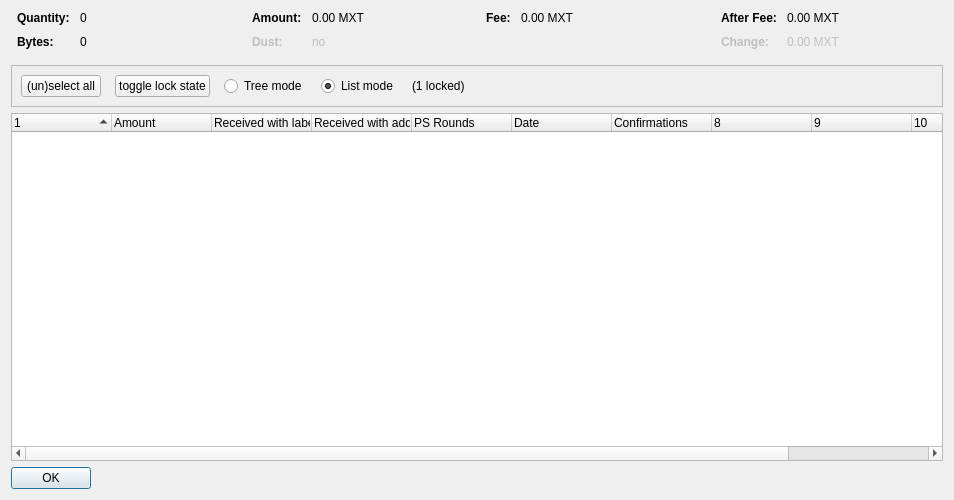
<?xml version="1.0" encoding="UTF-8"?>
<ui version="4.0">
 <class>CoinControlDialog</class>
 <widget class="QDialog" name="CoinControlDialog">
  <property name="geometry">
   <rect>
    <x>0</x>
    <y>0</y>
    <width>954</width>
    <height>500</height>
   </rect>
  </property>
  <property name="windowTitle">
   <string>Coin Selection</string>
  </property>
  <layout class="QVBoxLayout" name="verticalLayout">
   <item>
    <layout class="QHBoxLayout" name="horizontalLayoutTop" stretch="0,0,0,0">
     <property name="topMargin">
      <number>0</number>
     </property>
     <property name="bottomMargin">
      <number>10</number>
     </property>
     <item>
      <layout class="QFormLayout" name="formLayoutCoinControl1">
       <property name="horizontalSpacing">
        <number>10</number>
       </property>
       <property name="verticalSpacing">
        <number>10</number>
       </property>
       <property name="leftMargin">
        <number>6</number>
       </property>
       <property name="rightMargin">
        <number>6</number>
       </property>
       <item row="0" column="0">
        <widget class="QLabel" name="labelCoinControlQuantityText">
         <property name="font">
          <font>
           <weight>75</weight>
           <bold>true</bold>
          </font>
         </property>
         <property name="text">
          <string>Quantity:</string>
         </property>
        </widget>
       </item>
       <item row="0" column="1">
        <widget class="QLabel" name="labelCoinControlQuantity">
         <property name="cursor">
          <cursorShape>IBeamCursor</cursorShape>
         </property>
         <property name="contextMenuPolicy">
          <enum>Qt::ActionsContextMenu</enum>
         </property>
         <property name="text">
          <string notr="true">0</string>
         </property>
         <property name="textInteractionFlags">
          <set>Qt::LinksAccessibleByMouse|Qt::TextSelectableByKeyboard|Qt::TextSelectableByMouse</set>
         </property>
        </widget>
       </item>
       <item row="1" column="0">
        <widget class="QLabel" name="labelCoinControlBytesText">
         <property name="font">
          <font>
           <weight>75</weight>
           <bold>true</bold>
          </font>
         </property>
         <property name="text">
          <string>Bytes:</string>
         </property>
        </widget>
       </item>
       <item row="1" column="1">
        <widget class="QLabel" name="labelCoinControlBytes">
         <property name="cursor">
          <cursorShape>IBeamCursor</cursorShape>
         </property>
         <property name="contextMenuPolicy">
          <enum>Qt::ActionsContextMenu</enum>
         </property>
         <property name="text">
          <string notr="true">0</string>
         </property>
         <property name="textInteractionFlags">
          <set>Qt::LinksAccessibleByMouse|Qt::TextSelectableByKeyboard|Qt::TextSelectableByMouse</set>
         </property>
        </widget>
       </item>
      </layout>
     </item>
     <item>
      <layout class="QFormLayout" name="formLayoutCoinControl2">
       <property name="horizontalSpacing">
        <number>10</number>
       </property>
       <property name="verticalSpacing">
        <number>10</number>
       </property>
       <property name="leftMargin">
        <number>6</number>
       </property>
       <property name="rightMargin">
        <number>6</number>
       </property>
       <item row="0" column="0">
        <widget class="QLabel" name="labelCoinControlAmountText">
         <property name="font">
          <font>
           <weight>75</weight>
           <bold>true</bold>
          </font>
         </property>
         <property name="text">
          <string>Amount:</string>
         </property>
        </widget>
       </item>
       <item row="0" column="1">
        <widget class="QLabel" name="labelCoinControlAmount">
         <property name="cursor">
          <cursorShape>IBeamCursor</cursorShape>
         </property>
         <property name="contextMenuPolicy">
          <enum>Qt::ActionsContextMenu</enum>
         </property>
         <property name="text">
          <string notr="true">0.00 MXT</string>
         </property>
         <property name="textInteractionFlags">
          <set>Qt::LinksAccessibleByMouse|Qt::TextSelectableByKeyboard|Qt::TextSelectableByMouse</set>
         </property>
        </widget>
       </item>
       <item row="1" column="0">
        <widget class="QLabel" name="labelCoinControlLowOutputText">
         <property name="enabled">
          <bool>false</bool>
         </property>
         <property name="font">
          <font>
           <weight>75</weight>
           <bold>true</bold>
          </font>
         </property>
         <property name="text">
          <string>Dust:</string>
         </property>
        </widget>
       </item>
       <item row="1" column="1">
        <widget class="QLabel" name="labelCoinControlLowOutput">
         <property name="enabled">
          <bool>false</bool>
         </property>
         <property name="cursor">
          <cursorShape>IBeamCursor</cursorShape>
         </property>
         <property name="contextMenuPolicy">
          <enum>Qt::ActionsContextMenu</enum>
         </property>
         <property name="text">
          <string notr="true">no</string>
         </property>
         <property name="textInteractionFlags">
          <set>Qt::LinksAccessibleByMouse|Qt::TextSelectableByKeyboard|Qt::TextSelectableByMouse</set>
         </property>
        </widget>
       </item>
      </layout>
     </item>
     <item>
      <layout class="QFormLayout" name="formLayoutCoinControl3">
       <property name="horizontalSpacing">
        <number>10</number>
       </property>
       <property name="verticalSpacing">
        <number>10</number>
       </property>
       <property name="leftMargin">
        <number>6</number>
       </property>
       <property name="rightMargin">
        <number>6</number>
       </property>
       <item row="0" column="0">
        <widget class="QLabel" name="labelCoinControlFeeText">
         <property name="font">
          <font>
           <weight>75</weight>
           <bold>true</bold>
          </font>
         </property>
         <property name="text">
          <string>Fee:</string>
         </property>
        </widget>
       </item>
       <item row="0" column="1">
        <widget class="QLabel" name="labelCoinControlFee">
         <property name="cursor">
          <cursorShape>IBeamCursor</cursorShape>
         </property>
         <property name="contextMenuPolicy">
          <enum>Qt::ActionsContextMenu</enum>
         </property>
         <property name="text">
          <string notr="true">0.00 MXT</string>
         </property>
         <property name="textInteractionFlags">
          <set>Qt::LinksAccessibleByMouse|Qt::TextSelectableByKeyboard|Qt::TextSelectableByMouse</set>
         </property>
        </widget>
       </item>
      </layout>
     </item>
     <item>
      <layout class="QFormLayout" name="formLayoutCoinControl4">
       <property name="horizontalSpacing">
        <number>10</number>
       </property>
       <property name="verticalSpacing">
        <number>10</number>
       </property>
       <property name="leftMargin">
        <number>6</number>
       </property>
       <property name="rightMargin">
        <number>6</number>
       </property>
       <item row="0" column="0">
        <widget class="QLabel" name="labelCoinControlAfterFeeText">
         <property name="font">
          <font>
           <weight>75</weight>
           <bold>true</bold>
          </font>
         </property>
         <property name="text">
          <string>After Fee:</string>
         </property>
        </widget>
       </item>
       <item row="0" column="1">
        <widget class="QLabel" name="labelCoinControlAfterFee">
         <property name="cursor">
          <cursorShape>IBeamCursor</cursorShape>
         </property>
         <property name="contextMenuPolicy">
          <enum>Qt::ActionsContextMenu</enum>
         </property>
         <property name="text">
          <string notr="true">0.00 MXT</string>
         </property>
         <property name="textInteractionFlags">
          <set>Qt::LinksAccessibleByMouse|Qt::TextSelectableByKeyboard|Qt::TextSelectableByMouse</set>
         </property>
        </widget>
       </item>
       <item row="1" column="0">
        <widget class="QLabel" name="labelCoinControlChangeText">
         <property name="enabled">
          <bool>false</bool>
         </property>
         <property name="font">
          <font>
           <weight>75</weight>
           <bold>true</bold>
          </font>
         </property>
         <property name="text">
          <string>Change:</string>
         </property>
        </widget>
       </item>
       <item row="1" column="1">
        <widget class="QLabel" name="labelCoinControlChange">
         <property name="enabled">
          <bool>false</bool>
         </property>
         <property name="cursor">
          <cursorShape>IBeamCursor</cursorShape>
         </property>
         <property name="contextMenuPolicy">
          <enum>Qt::ActionsContextMenu</enum>
         </property>
         <property name="text">
          <string notr="true">0.00 MXT</string>
         </property>
         <property name="textInteractionFlags">
          <set>Qt::LinksAccessibleByMouse|Qt::TextSelectableByKeyboard|Qt::TextSelectableByMouse</set>
         </property>
        </widget>
       </item>
      </layout>
     </item>
    </layout>
   </item>
   <item>
    <widget class="QFrame" name="frame">
     <property name="minimumSize">
      <size>
       <width>0</width>
       <height>40</height>
      </size>
     </property>
     <property name="frameShape">
      <enum>QFrame::StyledPanel</enum>
     </property>
     <property name="frameShadow">
      <enum>QFrame::Sunken</enum>
     </property>
     <layout class="QHBoxLayout" name="horizontalLayout">
      <item>
       <layout class="QHBoxLayout" name="horizontalLayoutPanel" stretch="0,0,0,0,0,0">
        <property name="spacing">
         <number>14</number>
        </property>
        <item>
         <widget class="QPushButton" name="pushButtonSelectAll">
          <property name="sizePolicy">
           <sizepolicy hsizetype="Maximum" vsizetype="Fixed">
            <horstretch>0</horstretch>
            <verstretch>0</verstretch>
           </sizepolicy>
          </property>
          <property name="text">
           <string>(un)select all</string>
          </property>
          <property name="autoDefault">
           <bool>false</bool>
          </property>
         </widget>
        </item>
        <item>
         <widget class="QPushButton" name="pushButtonToggleLock">
          <property name="sizePolicy">
           <sizepolicy hsizetype="Maximum" vsizetype="Fixed">
            <horstretch>0</horstretch>
            <verstretch>0</verstretch>
           </sizepolicy>
          </property>
          <property name="text">
           <string>toggle lock state</string>
          </property>
          <property name="autoDefault">
           <bool>false</bool>
          </property>
         </widget>
        </item>
        <item>
         <widget class="QRadioButton" name="radioTreeMode">
          <property name="sizePolicy">
           <sizepolicy hsizetype="Maximum" vsizetype="Fixed">
            <horstretch>0</horstretch>
            <verstretch>0</verstretch>
           </sizepolicy>
          </property>
          <property name="text">
           <string>Tree mode</string>
          </property>
         </widget>
        </item>
        <item>
         <widget class="QRadioButton" name="radioListMode">
          <property name="sizePolicy">
           <sizepolicy hsizetype="Maximum" vsizetype="Fixed">
            <horstretch>0</horstretch>
            <verstretch>0</verstretch>
           </sizepolicy>
          </property>
          <property name="text">
           <string>List mode</string>
          </property>
          <property name="checked">
           <bool>true</bool>
          </property>
         </widget>
        </item>
        <item>
         <widget class="QLabel" name="labelLocked">
          <property name="text">
           <string>(1 locked)</string>
          </property>
         </widget>
        </item>
        <item>
         <spacer name="horizontalSpacer">
          <property name="orientation">
           <enum>Qt::Horizontal</enum>
          </property>
          <property name="sizeHint" stdset="0">
           <size>
            <width>40</width>
            <height>20</height>
           </size>
          </property>
         </spacer>
        </item>
       </layout>
      </item>
     </layout>
    </widget>
   </item>
   <item>
    <widget class="CoinControlTreeWidget" name="treeWidget">
     <property name="contextMenuPolicy">
      <enum>Qt::CustomContextMenu</enum>
     </property>
     <property name="sortingEnabled">
      <bool>false</bool>
     </property>
     <property name="columnCount">
      <number>11</number>
     </property>
     <attribute name="headerShowSortIndicator" stdset="0">
      <bool>true</bool>
     </attribute>
     <attribute name="headerStretchLastSection">
      <bool>false</bool>
     </attribute>
     <column>
      <property name="text">
       <string/>
      </property>
     </column>
     <column>
      <property name="text">
       <string>Amount</string>
      </property>
     </column>
     <column>
      <property name="text">
       <string>Received with label</string>
      </property>
     </column>
     <column>
      <property name="text">
       <string>Received with address</string>
      </property>
     </column>
     <column>
      <property name="text">
       <string>PS Rounds</string>
      </property>
     </column>
     <column>
      <property name="text">
       <string>Date</string>
      </property>
     </column>
     <column>
      <property name="text">
       <string>Confirmations</string>
      </property>
      <property name="toolTip">
       <string>Confirmed</string>
      </property>
     </column>
     <column>
      <property name="text">
       <string/>
      </property>
     </column>
     <column>
      <property name="text">
       <string/>
      </property>
     </column>
     <column>
      <property name="text">
       <string/>
      </property>
     </column>
     <column>
      <property name="text">
       <string/>
      </property>
     </column>
    </widget>
   </item>
   <item>
    <widget class="QDialogButtonBox" name="buttonBox">
     <property name="sizePolicy">
      <sizepolicy hsizetype="Maximum" vsizetype="Fixed">
       <horstretch>0</horstretch>
       <verstretch>0</verstretch>
      </sizepolicy>
     </property>
     <property name="orientation">
      <enum>Qt::Horizontal</enum>
     </property>
     <property name="standardButtons">
      <set>QDialogButtonBox::Ok</set>
     </property>
    </widget>
   </item>
  </layout>
 </widget>
 <customwidgets>
  <customwidget>
   <class>CoinControlTreeWidget</class>
   <extends>QTreeWidget</extends>
   <header>coincontroltreewidget.h</header>
  </customwidget>
 </customwidgets>
 <resources/>
 <connections/>
</ui>
